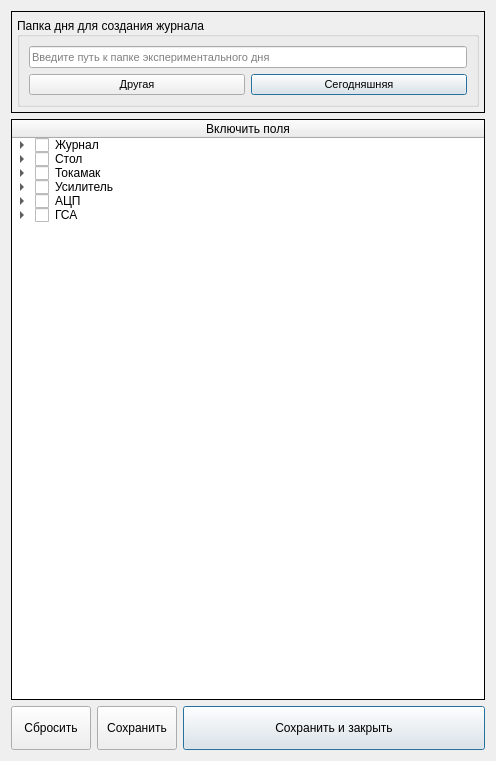
<?xml version="1.0" encoding="UTF-8"?>
<ui version="4.0">
 <class>journalSettingsWidgetDesign</class>
 <widget class="QWidget" name="journalSettingsWidgetDesign">
  <property name="geometry">
   <rect>
    <x>0</x>
    <y>0</y>
    <width>496</width>
    <height>761</height>
   </rect>
  </property>
  <property name="windowTitle">
   <string>Настройки создания журнала</string>
  </property>
  <layout class="QVBoxLayout" name="verticalLayout_2">
   <item>
    <widget class="QFrame" name="frame">
     <property name="frameShape">
      <enum>QFrame::Box</enum>
     </property>
     <property name="frameShadow">
      <enum>QFrame::Plain</enum>
     </property>
     <layout class="QVBoxLayout" name="verticalLayout">
      <property name="leftMargin">
       <number>5</number>
      </property>
      <property name="topMargin">
       <number>5</number>
      </property>
      <property name="rightMargin">
       <number>5</number>
      </property>
      <property name="bottomMargin">
       <number>5</number>
      </property>
      <item>
       <widget class="QGroupBox" name="groupBox">
        <property name="title">
         <string>Папка дня для создания журнала</string>
        </property>
        <property name="alignment">
         <set>Qt::AlignLeading|Qt::AlignLeft|Qt::AlignVCenter</set>
        </property>
        <property name="flat">
         <bool>true</bool>
        </property>
        <layout class="QGridLayout" name="gridLayout">
         <item row="0" column="0" colspan="2">
          <widget class="QLineEdit" name="dir_lineEdit">
           <property name="font">
            <font>
             <pointsize>8</pointsize>
            </font>
           </property>
           <property name="inputMask">
            <string/>
           </property>
           <property name="text">
            <string/>
           </property>
           <property name="placeholderText">
            <string>Введите путь к папке экспериментального дня</string>
           </property>
          </widget>
         </item>
         <item row="1" column="0">
          <widget class="QPushButton" name="other_pushButton">
           <property name="sizePolicy">
            <sizepolicy hsizetype="Preferred" vsizetype="Fixed">
             <horstretch>0</horstretch>
             <verstretch>0</verstretch>
            </sizepolicy>
           </property>
           <property name="font">
            <font>
             <pointsize>8</pointsize>
            </font>
           </property>
           <property name="cursor">
            <cursorShape>PointingHandCursor</cursorShape>
           </property>
           <property name="text">
            <string>Другая</string>
           </property>
          </widget>
         </item>
         <item row="1" column="1">
          <widget class="QPushButton" name="today_pushButton">
           <property name="sizePolicy">
            <sizepolicy hsizetype="Preferred" vsizetype="Fixed">
             <horstretch>0</horstretch>
             <verstretch>0</verstretch>
            </sizepolicy>
           </property>
           <property name="font">
            <font>
             <pointsize>8</pointsize>
            </font>
           </property>
           <property name="cursor">
            <cursorShape>PointingHandCursor</cursorShape>
           </property>
           <property name="text">
            <string>Сегодняшняя</string>
           </property>
           <property name="default">
            <bool>true</bool>
           </property>
          </widget>
         </item>
        </layout>
       </widget>
      </item>
     </layout>
    </widget>
   </item>
   <item>
    <widget class="QTreeWidget" name="select_treeWidget">
     <property name="frameShape">
      <enum>QFrame::Box</enum>
     </property>
     <property name="frameShadow">
      <enum>QFrame::Plain</enum>
     </property>
     <property name="animated">
      <bool>true</bool>
     </property>
     <property name="headerHidden">
      <bool>false</bool>
     </property>
     <column>
      <property name="text">
       <string>Включить поля</string>
      </property>
      <property name="textAlignment">
       <set>AlignCenter</set>
      </property>
     </column>
     <item>
      <property name="text">
       <string>Журнал</string>
      </property>
      <property name="checkState">
       <enum>Unchecked</enum>
      </property>
      <item>
       <property name="text">
        <string>№ SXR</string>
       </property>
       <property name="checkState">
        <enum>Unchecked</enum>
       </property>
      </item>
      <item>
       <property name="text">
        <string>№ токамак</string>
       </property>
       <property name="checkState">
        <enum>Unchecked</enum>
       </property>
      </item>
      <item>
       <property name="text">
        <string>Комментарий</string>
       </property>
       <property name="checkState">
        <enum>Unchecked</enum>
       </property>
      </item>
      <item>
       <property name="text">
        <string>Описание дня</string>
       </property>
       <property name="checkState">
        <enum>Unchecked</enum>
       </property>
      </item>
     </item>
     <item>
      <property name="text">
       <string>Стол</string>
      </property>
      <property name="checkState">
       <enum>Unchecked</enum>
      </property>
      <item>
       <property name="text">
        <string>Ряд фильтров</string>
       </property>
       <property name="checkState">
        <enum>Unchecked</enum>
       </property>
      </item>
      <item>
       <property name="text">
        <string>Ряд диафрагм</string>
       </property>
       <property name="checkState">
        <enum>Unchecked</enum>
       </property>
      </item>
      <item>
       <property name="text">
        <string>Нож ширина, мм</string>
       </property>
       <property name="checkState">
        <enum>Unchecked</enum>
       </property>
      </item>
      <item>
       <property name="text">
        <string>Нож высота, мм</string>
       </property>
       <property name="checkState">
        <enum>Unchecked</enum>
       </property>
      </item>
      <item>
       <property name="text">
        <string>Наклон стола, градус</string>
       </property>
       <property name="checkState">
        <enum>Unchecked</enum>
       </property>
      </item>
     </item>
     <item>
      <property name="text">
       <string>Токамак</string>
      </property>
      <property name="checkState">
       <enum>Unchecked</enum>
      </property>
      <item>
       <property name="text">
        <string>Плотность, полос</string>
       </property>
       <property name="checkState">
        <enum>Unchecked</enum>
       </property>
      </item>
      <item>
       <property name="text">
        <string>Ток, кА</string>
       </property>
       <property name="checkState">
        <enum>Unchecked</enum>
       </property>
      </item>
      <item>
       <property name="text">
        <string>Режим</string>
       </property>
       <property name="checkState">
        <enum>Unchecked</enum>
       </property>
      </item>
      <item>
       <property name="text">
        <string>Мощность ВЧ, кВт</string>
       </property>
       <property name="checkState">
        <enum>Unchecked</enum>
       </property>
      </item>
     </item>
     <item>
      <property name="text">
       <string>Усилитель</string>
      </property>
      <property name="checkState">
       <enum>Unchecked</enum>
      </property>
      <item>
       <property name="text">
        <string>Канал А, об.</string>
       </property>
       <property name="checkState">
        <enum>Unchecked</enum>
       </property>
      </item>
      <item>
       <property name="text">
        <string>Канал Б, об.</string>
       </property>
       <property name="checkState">
        <enum>Unchecked</enum>
       </property>
      </item>
      <item>
       <property name="text">
        <string>Переключатели</string>
       </property>
       <property name="checkState">
        <enum>Unchecked</enum>
       </property>
      </item>
     </item>
     <item>
      <property name="text">
       <string>АЦП</string>
      </property>
      <property name="checkState">
       <enum>Unchecked</enum>
      </property>
      <item>
       <property name="text">
        <string>Каналов</string>
       </property>
       <property name="checkState">
        <enum>Unchecked</enum>
       </property>
      </item>
      <item>
       <property name="text">
        <string>Частота</string>
       </property>
       <property name="checkState">
        <enum>Unchecked</enum>
       </property>
      </item>
      <item>
       <property name="text">
        <string>Длительность</string>
       </property>
       <property name="checkState">
        <enum>Unchecked</enum>
       </property>
      </item>
     </item>
     <item>
      <property name="text">
       <string>ГСА</string>
      </property>
      <property name="checkState">
       <enum>Unchecked</enum>
      </property>
      <item>
       <property name="text">
        <string>Амплитуда, мВ</string>
       </property>
       <property name="checkState">
        <enum>Unchecked</enum>
       </property>
      </item>
     </item>
    </widget>
   </item>
   <item>
    <layout class="QHBoxLayout" name="horizontalLayout">
     <item>
      <widget class="QPushButton" name="return_pushButton">
       <property name="minimumSize">
        <size>
         <width>0</width>
         <height>44</height>
        </size>
       </property>
       <property name="font">
        <font>
         <pointsize>9</pointsize>
        </font>
       </property>
       <property name="cursor">
        <cursorShape>PointingHandCursor</cursorShape>
       </property>
       <property name="text">
        <string>Сбросить</string>
       </property>
      </widget>
     </item>
     <item>
      <widget class="QPushButton" name="save_pushButton">
       <property name="minimumSize">
        <size>
         <width>0</width>
         <height>44</height>
        </size>
       </property>
       <property name="font">
        <font>
         <pointsize>9</pointsize>
        </font>
       </property>
       <property name="cursor">
        <cursorShape>PointingHandCursor</cursorShape>
       </property>
       <property name="text">
        <string>Сохранить</string>
       </property>
      </widget>
     </item>
     <item>
      <widget class="QPushButton" name="saveclose_pushButton">
       <property name="sizePolicy">
        <sizepolicy hsizetype="Expanding" vsizetype="Fixed">
         <horstretch>0</horstretch>
         <verstretch>0</verstretch>
        </sizepolicy>
       </property>
       <property name="minimumSize">
        <size>
         <width>0</width>
         <height>44</height>
        </size>
       </property>
       <property name="font">
        <font>
         <pointsize>9</pointsize>
        </font>
       </property>
       <property name="cursor">
        <cursorShape>PointingHandCursor</cursorShape>
       </property>
       <property name="text">
        <string>Сохранить и закрыть</string>
       </property>
       <property name="default">
        <bool>true</bool>
       </property>
      </widget>
     </item>
    </layout>
   </item>
  </layout>
 </widget>
 <resources/>
 <connections/>
</ui>
